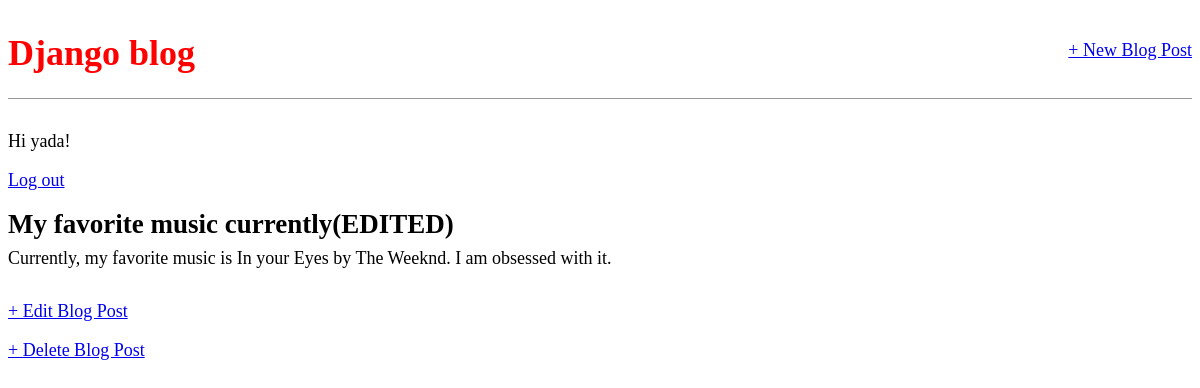
Screenshot of /post/3 (signed in) with the database file from the repository.
### blog/models.py (models this page shows, shortened)
class Post(models.Model):
    title = models.CharField(max_length=200)
    author = models.ForeignKey("auth.User", on_delete=models.CASCADE)
    body = models.TextField()

### blog/views.py (the view)
# urls.py: path("post/<int:pk>", BlogDetailView.as_view(), name="post_detail"),
class BlogDetailView(DetailView):
    model = Post
    template_name = "post_detail.html"
    context_object_name = "blog_post"

### templates/post_detail.html
{% extends "base.html" %}
{% block content %}
    <div class="post-entry">
        <h2>{{ blog_post.title }}</h2>
        <p>{{ blog_post.body }}</p>
    </div>
    <p>
        <a href="{% url 'post_edit' blog_post.pk %}">+ Edit Blog Post</a>
    </p>
    <p>
        <a href="{% url 'post_delete' blog_post.pk %}">+ Delete Blog Post</a>
    </p>
{% endblock content %}

### templates/base.html (shortened to what this page needs)
<!DOCTYPE html>
{% load static %}
<html>
    <head>
        <link href="{% static 'css/base.css' %}" rel="stylesheet"s>
    </head>
    <body>
        <div>
            <header>
                <div class="nav-left">
                    <h1>
                        <a href="{% url 'home' %}">Django blog</a>
                    </h1>
                </div>
                <div class="nav-right">
                    <a href="{% url 'post_new' %}">+ New Blog Post</a>
                </div>
            </header>
            {% if user.is_authenticated %}
                <p>Hi {{ user.username }}!</p>
                <p>
                    <a href="{% url 'logout' %}">Log out</a>
                </p>
            {% else %}
                <p>You are not logged in.</p>
                <a href="{% url 'login' %}">Log In</a>
            {% endif %}
            {% block content %}
            {% endblock content %}
        </div>
    </body>
</html>

### static/css/base.css (style rules this page uses)
body { font-family: "Source Code Pro"; font-size: 18px; }
header { border-bottom: 1px solid #999; margin-bottom: 2rem; display: flex; }
header h1 a { color: red; text-decoration: none; }
.nav-left { margin-right: auto; }
.nav-right { display: flex; padding-top: 2rem; }
.post-entry { margin-bottom: 2rem; }
.post-entry h2 { margin: 0.5rem 0; }
.post-entry p { margin: 0; font-weight: 400; }

### rows the page displays
Post: title "My favorite music currently(EDITED)", body "Currently, my favorite music is In your Eyes by The Weeknd. I am obsessed with it."

### other values shown
{{ user.username }} "yada"
